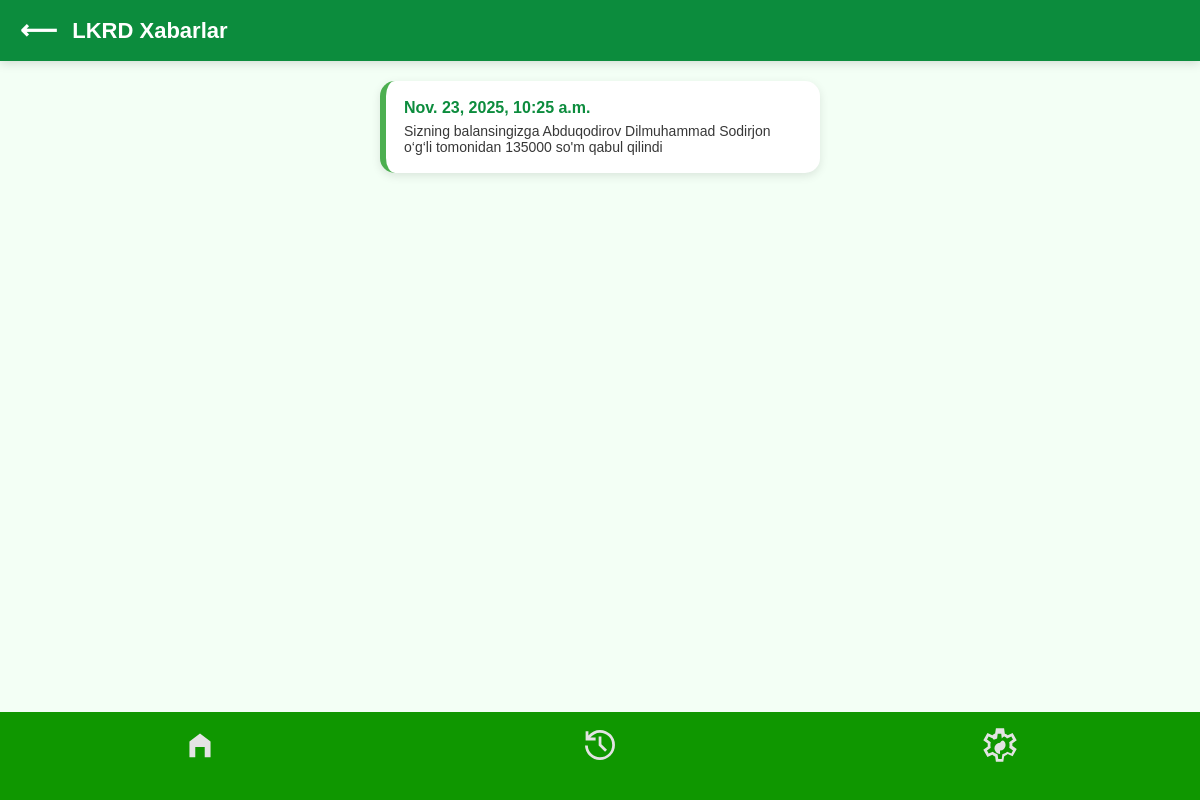
/notifications/ (signed in), run on the app's committed database.
### lkrd/models.py (models this page shows, shortened)
class Notification(models.Model):
    user = models.ForeignKey(User,on_delete=models.SET_NULL,null=True,blank=True)
    text = models.CharField(max_length=200)
    n_type = models.CharField(max_length=20,choices=notification_type,default="Ordinary")
    created_at = models.DateTimeField(auto_now_add=True)

### lkrd/views.py (the view)
# urls.py: path('notifications/',views.NotificationsView.as_view(),name='notifications'),
class NotificationsView(LoginRequiredMixin,View):
    def get(self,request):
        notifications = Notification.objects.filter(user=request.user).order_by("-created_at")
        return render(request,'notifications.html',{"notifications":notifications})

### lkrd/templates/notifications.html (shortened to what this page needs)
<!DOCTYPE html>
<html lang="en">
<head>
</head>
<body>
<div class="top-bar">
    <div class="back-btn" onclick="history.back()">⟵</div>
    LKRD Xabarlar
</div>
<div class="container">
    {% for i in notifications %}
    {% if i.n_type == "Ordinary" %}
        <div class="notification success">
            <h3>{{i.created_at}}</h3>
            <p>{{i.text}}</p>
        </div>
    {% else %}
        <div class="notification warning">
            <h3>{{i.created_at}}</h3>
            <p>{{i.text}}</p>
        </div>
    {% endif %}
    {% endfor %}
</div>
{% include 'navbar.html' %}
</body>
</html>

### lkrd/templates/notifications.html (style rules this page uses)
* { margin:0;padding:0;box-sizing:border-box;font-family:Arial, sans-serif; }
body { background:#f3fff5; color:#111; padding-bottom:80px; }
.top-bar { background:#0c8c3d; padding:15px 20px; color:white; font-size:22px; font-weight:bold; display:flex; align-items:center; gap:15px; box-shadow:0 2px 10px rgba(0,0,0,0.15); }
.back-btn { font-size:26px; cursor:pointer; }
.container { max-width:480px; margin:auto; padding:20px; }
.notification { background:white; padding:18px; border-radius:15px; box-shadow:0 3px 10px rgba(0,0,0,0.1); margin-bottom:15px; border-left:6px solid #0c8c3d; }
.notification h3 { font-size:16px; color:#0c8c3d; margin-bottom:6px; }
.notification p { font-size:14px; color:#222; opacity:0.9; }
.success { border-left-color:#4caf50; }

### data on the page
Notification: created_at "Nov. 23, 2025, 10:25 a.m.", text "Sizning balansingizga Abduqodirov Dilmuhammad Sodirjon o‘g‘li tomonidan 135000 so'm qabul qilindi"
